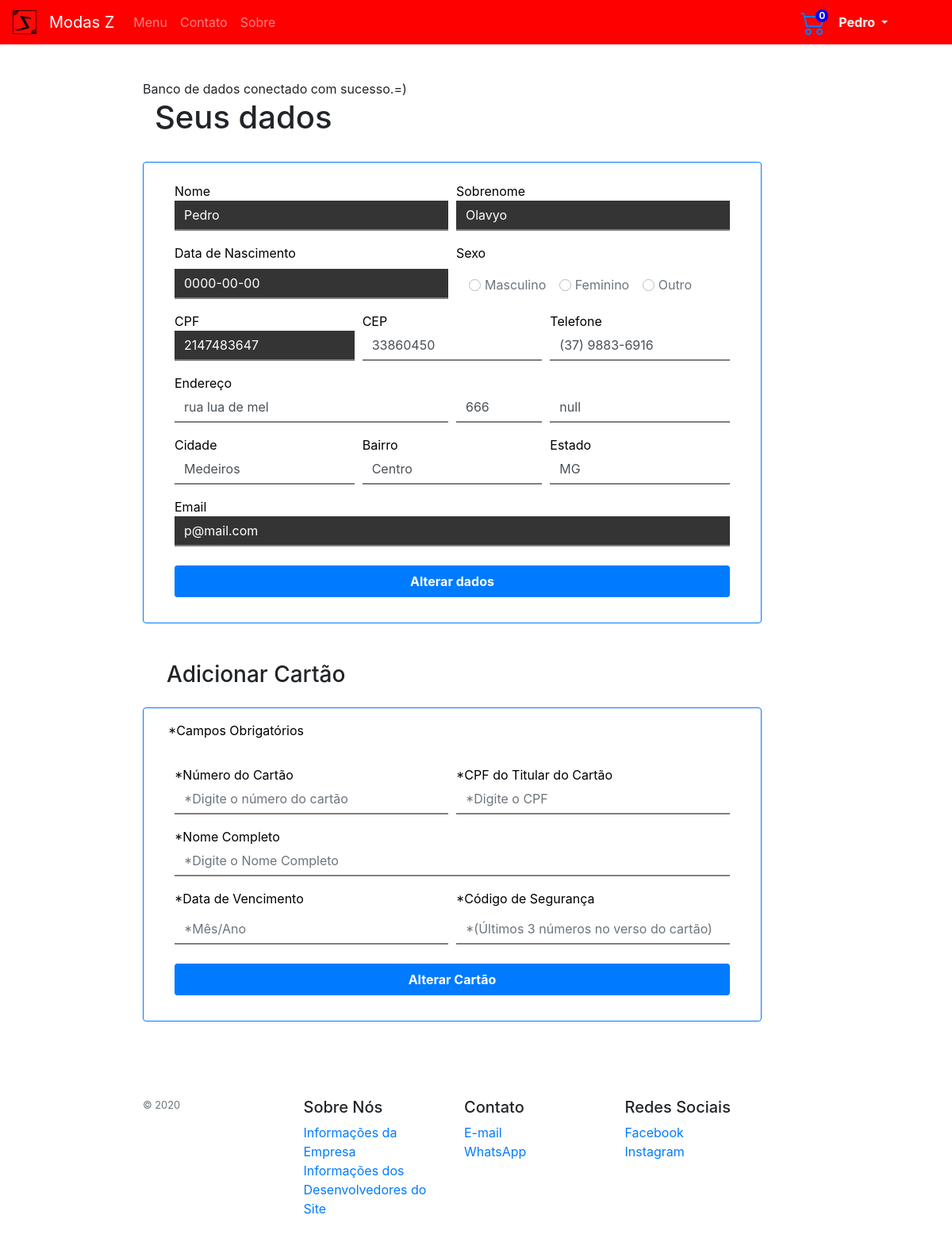
Screenshot of /usuario.php (signed in) with the database file from the repository.
### tables this page shows
CREATE TABLE `usuarios` (
  `id` int(11) NOT NULL,
  `adm` tinyint(1) NOT NULL,
  `nome` varchar(30) NOT NULL,
  `sobrenome` varchar(100) NOT NULL,
  `data` date NOT NULL,
  `sexo` varchar(20) NOT NULL,
  `cpf` char(11) NOT NULL,
  `cep` char(8) NOT NULL,
  `telefone` text NOT NULL,
  `endereco` varchar(300) NOT NULL,
  `numero` int(11) NOT NULL,
  `complemento` varchar(300) DEFAULT NULL,
  `cidade` varchar(300) NOT NULL,
  `bairro` varchar(300) NOT NULL,
  `estado` char(2) NOT NULL,
  `email` varchar(300) NOT NULL,
  `senha` varchar(100) NOT NULL
);

### usuario.php (the view, shortened to what this page needs)
<?php
  include('conexao.php');
  if (isset($_SESSION['email']))
  {
    $logado = $_SESSION['email'];
    $script = 'SELECT * FROM usuarios WHERE email = "' . $logado . '"';
    $consulta = $conexao->query($script);
    $linha = $consulta->fetch_array(MYSQLI_ASSOC);
    $nome = $linha['nome'];
    $sobrenome = $linha['sobrenome'];
    $data_nascimento = $linha['data'];
    $cpf = $linha['cpf'];
    $cep = $linha['cep'];
    $telefone = $linha['telefone'];
    $endereco = $linha['endereco'];
    $num_endereco = $linha['numero'];
    $complemento = $linha['complemento'];
    $cidade = $linha['cidade'];
    $bairro = $linha['bairro'];
    $estado = $linha['estado'];
    $email = $linha['email'];
  }
?>
<!DOCTYPE html>
<html>
<head>
  <link rel="stylesheet" type="text/css" href="CSS/bootstrap.min.css">
  <link rel="stylesheet" type="text/css" href="CSS/my.css">
</head>
<body>
  <nav class="navbar navbar-expand-lg navbar-dark navbar-sm fixed-top">
    <a class="navbar-brand" title="Menu"  href="index.php">
      <img src="Img/Logo.png" width="30" height="30" alt="">
    </a>
    <a class="navbar-brand" title="Menu" href="index.php">Modas Z</a>
    <div class="collapse navbar-collapse" id="navbarSupportedContent" style="margin-right: 57px;">
      <ul class="navbar-nav mr-auto">
        <li class="nav-item">
          <a class="nav-link " href="index.php">Menu<span class="sr-only"></span></a>
        </li>
        <li class="nav-item">
          <a class="nav-link " href="contato.php" tabindex="-1">Contato</a>
        </li>
        <li class="nav-item">
          <a class="nav-link " href="sobre.php" tabindex="-2">Sobre</a>
        </li>
      </ul>
      <a href="carrinho.php" class="mr-3"><span class="numItensCarrinho" name="numItensCarrinho">0</span><a>
        <div class="dropdown show mr-2">
          <a class="text-light dropdown-toggle font-weight-bold" href="#" role="button" id="dropdownMenuLink" data-toggle="dropdown" aria-haspopup="true" aria-expanded="false"><?php echo $nome; ?> </a>
        </div>
      </div>
    </nav>
    <h1 class="col-12">Seus dados</h1><br>
    <div class="container col-12 divcadastro rounded border border-primary mb-5">
      <form class="needs-validation m-4" novalidate action="acaoAlterarUsuario.php" method="POST">
        <div class="form-row mb-3 mt-3">
          <div class="col">
            <label form="labelNome" class="mb-0">Nome</label>
            <input type="text" class="form-control input rounded-0 desabilitado"  name="nome" disabled="" value="<?php echo $nome; ?>">
          </div>
          <div class="col">
            <label form="labelSobrenome" class="mb-0">Sobrenome</label>
            <input type="text" class="form-control input rounded-0 desabilitado"  name="sobrenome" disabled="" value="<?php echo $sobrenome; ?>">
          </div>
        </div>
        <div class="form-row mb-3">
          <div class="col">
            <label form="labelDataNascimento">Data de Nascimento</label>
            <input class="form-control input rounded-0 desabilitado" type="text"  name="data_nascimento" disabled="" value="<?php echo $data_nascimento; ?>">
          </div>
          <div class="col">
            <label form="labelSexo" class="mb-3">Sexo</label><br>
            <div class="form-check form-check-inline ml-3">
              <input class="form-check-input desabilitado" type="radio" name="Sexo" id="SexoMasculino" value="Masculino" disabled="">
              <label class="form-check-label" for="RadioMasculino">Masculino</label>
            </div>
            <div class="form-check form-check-inline">
              <input class="form-check-input desabilitado" type="radio" name="Sexo" id="SexoFeminino" value="Feminino" disabled="">
              <label class="form-check-label" for="RadioFeminino">Feminino</label>
            </div>
            <div class="form-check form-check-inline">
              <input class="form-check-input desabilitado" type="radio" name="sexo" id="SexoOutro" value="Outro" disabled="">
              <label class="form-check-label" for="RadioOutro">Outro</label>
            </div>
          </div>
        </div>
        <div class="form-row">
          <div class="col mb-3">
            <label form="labelCPF" class="mb-0">CPF</label>
            <input type="text" class="form-control input rounded-0 desabilitado" name="cpf" disabled="" value="<?php echo $cpf; ?>">
          </div>
          <div class="col mb-3">
            <label form="labelCEP" class="mb-0">CEP</label>
            <input type="text" class="form-control input rounded-0" onkeydown="javascript: return event.keyCode == 69 ? false : true" onKeyPress="if(this.value.length==8) return false;"  name="cep" id="validationCustomCEP" pattern="([0-9]{8})" placeholder="Digite seu CEP" value="<?php echo $cep; ?>" required>
          </div>
          <div class="col mb-3">
            <label form="labelTelefone" class="mb-0">Telefone</label>
            <input type="text" class="form-control input rounded-0 telefone" data-mask="(00) 0000-00009" id="telefone" name="telefone" pattern="\([0-9]{2}\)[\s][0-9]{4}-[0-9]{4,5}" placeholder="Digite seu Telefone" value="<?php echo $telefone; ?>" required>
          </div>
        </div>
        <div class="form-row">
          <div class="col">
            <label form="labelNome" class="mb-0">Endereço</label>
            <input type="text" class="form-control input rounded-0" id="validationCustomEndereço"  name="endereco" placeholder="Digite seu Endereço" value="<?php echo $endereco; ?>" required>
          </div>
          <div class="col mt-4 col-sm-2">
            <input type="number" class="form-control input rounded-0" id="validationCustomEndereçoNumero" onkeydown="javascript: return event.keyCode == 69 ? false : true"  name="num_endereco" placeholder="Nº" value="<?php echo $num_endereco; ?>" required>
          </div>
          <div class="col mt-4 col-sm-4">
            <input type="text" class="form-control input rounded-0" id="validationCustomComplemento" name="complemento_endereco" placeholder="Complemento" value="<?php echo $complemento; ?>" required>
          </div>
        </div>
        <div class="form-row">
          <div class="col mt-3">
            <label form="labelCidade" class="mb-0">Cidade</label>
            <input type="text" class="form-control input rounded-0" id="validationCustomCidade"  pattern="[a-zA-Z]+" name="cidade" placeholder="Digite sua Cidade" value="<?php echo $cidade; ?>" required>
          </div>
          <div class="col mt-3">
            <label form="labelBairro" class="mb-0">Bairro</label>
            <input type="text" class="form-control input rounded-0" id="validationCustomBairro" name="bairro" placeholder="Digite seu Bairro" value="<?php echo $bairro; ?>" required>
          </div>
          <div class="col mt-3">
            <label form="labelBairro" class="mb-0">Estado</label>
            <input type="text" class="form-control input rounded-0" id="validationCustomBairro"  onKeyPress="if(this.value.length==2) return false;" pattern="[a-zA-Z]{2}" name="estado" placeholder="Digite seu Estado" value="<?php echo $estado; ?>" required>
          </div>
        </div>
        <div class="form-row mb-3 mt-3">
          <div class="col">
            <label for="labelEmail" class="mb-0">Email</label>
            <input type="email" class="form-control input rounded-0 desabilitado" disabled="" value="<?php echo $email; ?>">
          </div>
        </div>
        <button class="btn btn-primary btn-sm btn-rounded font-weight-bold mb-2 mt-2 w-100" style="height: 40px; font-size: 16px;" id="btnCadastrar" type="submit">Alterar dados</button>
      </form>
    </div>
    <div class="container">
      <div class="row">
        <div class="col-sm-6">
          <h3 class="col-12 mb-4">Adicionar Cartão</h3>
        </div>
        <div class="container col-12 divcadastro rounded border border-primary mb-5">
          <div class="form-row mb-2 mt-3 ml-3">
            <label form="labelNome">*Campos Obrigatórios</label>
          </div>
          <form class="needs-validation m-4" novalidate>
            <div class="form-row mb-3 mt-3">
              <div class="col">
                <label form="labelNumCartao" class="mb-0">*Número do Cartão</label>
                <input type="text" class="form-control input rounded-0" id="validationCustomNumCartao" placeholder="*Digite o número do cartão" name="numCartao" data-mask="0000 0000 0000 0000" pattern="[0-9]{4}[\s][0-9]{4}[\s][0-9]{4}[\s][0-9]{4}" required>
              </div>
              <div class="col">
                <label form="labelCPF" class="mb-0">*CPF do Titular do Cartão</label>
                <input type="text" class="form-control input rounded-0" data-mask="00000000000" placeholder="*Digite o CPF" name="cpf" id="validationCustomCPF" pattern="([0-9]{11})" required>
              </div>
            </div>
            <div class="form-row mb-3 mt-3">
              <div class="col">
                <label form="labelNome" class="mb-0">*Nome Completo</label>
                <input type="text" class="form-control input rounded-0" id="validationCustomNomeCartao" placeholder="*Digite o Nome Completo" onkeypress="return validaNomes(event);" name="nomeCompleto" required>
              </div>
            </div>
            <div class="form-row mb-3">
              <div class="col">
                <label form="labelDataVenc">*Data de Vencimento</label>
                <input class="form-control input rounded-0" id="validationCustomData" name="date" placeholder="*Mês/Ano" type="text" data-mask="00/0000" name="data_nascimento" pattern="[^-,]{7}" required>
              </div>
              <div class="col">
                <label form="labelCodigoSeguranca">*Código de Segurança</label>
                <input type="text" class="form-control input rounded-0" id="validationCustomCodigoSeguranca" placeholder="*(Últimos 3 números no verso do cartão)" name="numCartao" data-mask="000" pattern="[0-9]{3}" required>
              </div>
            </div>
            <button class="btn btn-primary btn-sm btn-rounded font-weight-bold mb-2 mt-2 w-100" style="height: 40px; font-size: 16px;" id="btnPagarCartao">Alterar Cartão</button>
          </form>
        </div>
      </div>
    </div>
    <footer class=" py-5">
      <div class="row">
        <div class="col- col-12 col-md">
          <small class="d-block mb-3 text-muted">&copy; 2020</small>
        </div>
        <div class="col- col-6 col-md">
          <h5>Sobre Nós</h5>
          <ul class="list-unstyled text-small">
            <li><a href="sobre.php#SD">Informações da Empresa</a></li>
            <li><a href="sobre.php">Informações dos Desenvolvedores do Site</a></li>
          </ul>
        </div>
        <div class="col- col-6 col-md">
          <h5>Contato</h5>
          <ul class="list-unstyled text-small">
            <li><a href="contato.php">E-mail</a></li>
            <li><a href="contato.php#SD">WhatsApp</a></li>
          </ul>
        </div>
        <div class="col- col-6 col-md">
          <h5>Redes Sociais</h5>
          <ul class="list-unstyled text-small">
            <li><a target="_blank" href="https://www.facebook.com">Facebook</a></li>
            <li><a target="_blank" href="https://www.instagram.com/modaz">Instagram</a></li>
          </ul>
        </div>
      </div>
    </footer>
    </body>
    </html>

### CSS/my.css (style rules this page uses)
.navbar { background-color: red; }
body { margin: 100px 20% 0 15%; }
label { color: black; }
.input { border-color: grey; border-width: 0 0 2px; outline: none; background-color: white; }
input[type="text"]:disabled, input[type="email"]:disabled { color: white; }
input[type="radio"] { -webkit-appearance: none; -moz-appearance: none; appearance: none; display: inline-block; width: 15px; height: 15px; padding: 3px; background-clip: content-box; border: 1px solid #bbbbbb; border-radius: 50%; }
input[type="radio"]:disabled { background-color: white; }
.divcadastro { background-color: white; width: 100%; }
a:link { text-decoration: none; }
.numItensCarrinho { position: fixed; margin-left: -13px; line-height: 1rem; height: 1rem; width: 1rem; -webkit-border-radius: 1rem; border-radius: 3rem; background-color: blue; color: #fff; font-size: .75rem; font-weight: 700; z-index: 1; text-align: center; }
.desabilitado:disabled, .desabilitado:disabled:hover, .desabilitado:disabled:focus { background-color: #343434; }

### rows the page displays
usuarios: nome "Pedro", sobrenome "Olavyo", data_nascimento "0000-00-00", cpf "2147483647", cep "33860450", telefone "(37) 9883-6916", endereco "rua lua de mel", num_endereco "666", complemento_endereco "null", cidade "Medeiros", bairro "Centro", estado "MG", email "p@mail.com"
